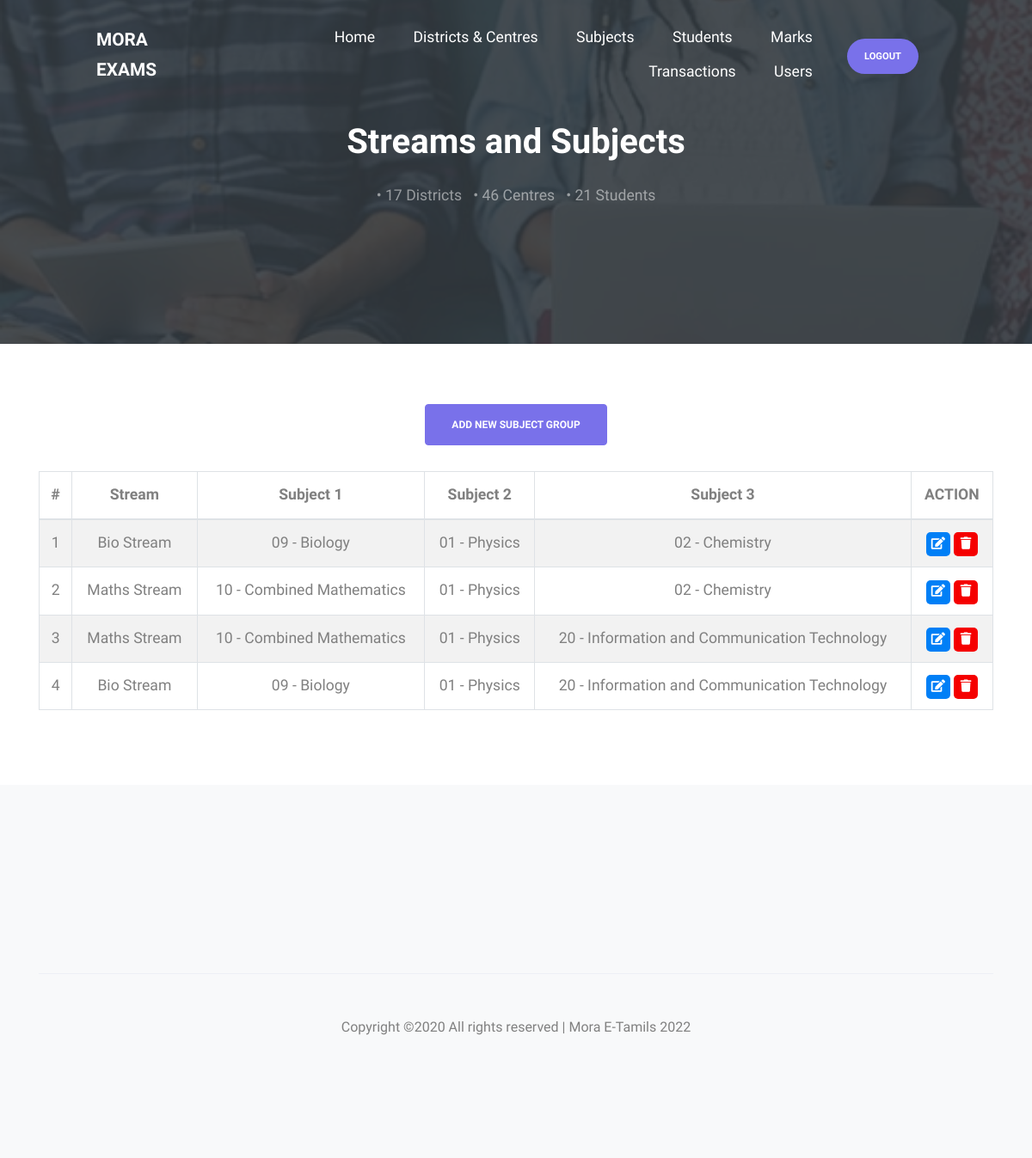
Page /admin/subjects.php (signed in) on the committed database.
### tables this page shows
CREATE TABLE `tbl_subjects` (
  `subject_group_id` varchar(100) NOT NULL,
  `stream_id` int(1) NOT NULL,
  `subject1_number` varchar(2) NOT NULL,
  `subject1_name` varchar(255) NOT NULL,
  `subject2_number` varchar(2) NOT NULL,
  `subject2_name` varchar(255) NOT NULL,
  `subject3_number` varchar(2) NOT NULL,
  `subject3_name` varchar(255) NOT NULL
);

CREATE TABLE `tbl_streams` (
  `stream_id` int(1) NOT NULL,
  `stream` varchar(255) NOT NULL
);

### admin/subjects.php (the view, shortened to what this page needs)
<?php
include_once("header.php");
include_once("subjects.banner.php");
?>
<div class="site-section">
    <div class="container">
        <?php if($_SESSION['user_status']=='2'){ ?>
            <div class="justify-content-center align-items-center text-center">
                <a href="subject.add.php"><button type="button" class="btn btn-primary">Add New Subject Group</button></a>
            </div>
        <?php } ?>
        <br>
        <div class="table-responsive text-center">
            <table class="table table-striped table-bordered">
                <thead class="text-center">
                    <tr>
                        <th>#</th>
                        <th>Stream</th>
                        <th>Subject 1</th>
                        <th>Subject 2</th>
                        <th>Subject 3</th>
                        <?php if($_SESSION['user_status']=='2'){ ?> <th>ACTION</th> <?php } ?>
                    </tr>
                </thead>
                <tbody>
                    <?php
                        $sql_subject = "SELECT A.*, B.stream FROM tbl_subjects A, tbl_streams B WHERE A.stream_id = B.stream_id ORDER BY A.subject_group_id ASC";
                        $result_subject = mysqli_query($db, $sql_subject);
                        if(mysqli_num_rows($result_subject) > 0){
                            $i=0;
                            while($row_subject = mysqli_fetch_assoc($result_subject)){
                                $i++;
                            ?>
                            <tr>
                                <td><?php echo $i ?></td>
                                <td><?php echo $row_subject['stream'] ?></td>
                                <td><?php echo $row_subject['subject1_number']." - ".$row_subject['subject1_name']; ?></td>
                                <td><?php echo $row_subject['subject2_number']." - ".$row_subject['subject2_name']; ?></td>
                                <td><?php echo $row_subject['subject3_number']." - ".$row_subject['subject3_name']; ?></td>
                                <?php
                                if($_SESSION['user_status']=='2'){ ?>
                                <td>
                                    <button type="button" class="btn-edit" onclick="location.href='assets/subject_group.edit.php?subject_group_id=<?php echo $row_subject['subject_group_id']; ?>'"><i class="fa fa-edit"></i></button>
                                    <button type="button" class="btn-delete" onclick="location.href='assets/subject_group.delete.php?subject_group_id=<?php echo $row_subject['subject_group_id']; ?>'"><i class="fa fa-trash"></i></button>
                                </td>
                                <?php } ?>
                            </tr>
                    <?php } } else { ?>
                        <tr><td class="text-center" colspan="6">No records found.</td></tr>
                    <?php } ?>
                </tbody>
            </table>
        </div>
    </div>
</div>
<?php
include_once("footer.php");
?>

### admin/header.php (shortened to what this page needs)
<?php
include_once("db_config.php");
$sql_districts = "SELECT * FROM tbl_exam_districts ORDER BY district ASC";
$result_districts = mysqli_query($db, $sql_districts);
$total_districts = mysqli_num_rows($result_districts);
$sql_centres = "SELECT * FROM tbl_exam_centres";
$result_centres = mysqli_query($db, $sql_centres);
$total_centres = mysqli_num_rows($result_centres);
$sql_students = "SELECT * FROM tbl_students";
$result_students = mysqli_query($db, $sql_students);
$total_students = mysqli_num_rows($result_students);
?>
<!DOCTYPE html>
<html lang="en">
  <head>
    <link rel="stylesheet" href="https://use.fontawesome.com/releases/v5.8.1/css/all.css">
    <link rel="stylesheet" href="fonts/icomoon/style.css">
    <link rel="stylesheet" href="css/bootstrap.min.css">
    <link rel="stylesheet" href="css/jquery-ui.css">
    <link rel="stylesheet" href="css/owl.carousel.min.css">
    <link rel="stylesheet" href="css/owl.theme.default.min.css">
    <link rel="stylesheet" href="css/owl.theme.default.min.css">
    <link rel="stylesheet" href="css/jquery.fancybox.min.css">
    <link rel="stylesheet" href="css/bootstrap-datepicker.css">
    <link rel="stylesheet" href="fonts/flaticon/font/flaticon.css">
    <link rel="stylesheet" href="css/aos.css">
    <link rel="stylesheet" href="css/style.css">
    <link rel="stylesheet" href="css/style_custom.css?v=<?php echo time();?>">
  </head>
  <body data-spy="scroll" data-target=".site-navbar-target" data-offset="300">
  <div class="site-wrap">
    <header class="site-navbar py-4 js-sticky-header site-navbar-target" role="banner">
      <div class="container-fluid">
        <div class="d-flex align-items-center">
          <div class="site-logo mr-auto w-5"><a href="index.php">MORA EXAMS</a></div>
          <?php if(isset($_SESSION["user_id"])){ ?>
          <div class="mx-auto text-center">
            <nav class="site-navigation position-relative text-right" role="navigation">
              <ul class="site-menu main-menu js-clone-nav mx-auto d-none d-lg-block  m-0 p-0">
                <li><a href="home.php" class="nav-link">Home</a></li>
                <li><a href="districts_and_centres.php" class="nav-link">Districts & Centres</a></li>
                <li><a href="subjects.php" class="nav-link">Subjects</a></li>
                <li><a href="students.php" class="nav-link">Students</a></li>
                <li class="nav-item dropdown">
                  <a class="nav-link" href="#" id="navbarDropdownMenuLink" role="button" data-toggle="dropdown" aria-haspopup="true" aria-expanded="false">Marks</a>
                </li>
                <li><a href="transactions.php" class="nav-link">Transactions</a></li>
                <li><a href="users.php" class="nav-link">Users</a></li>
              </ul>
            </nav>
          </div>
          <div class="ml-auto w-5">
            <nav class="site-navigation position-relative text-right" role="navigation">
              <ul class="site-menu main-menu site-menu-dark js-clone-nav mr-auto d-none d-lg-block m-0 p-0">
                <li class="cta"><a href="logout.php" class="nav-link"><span>Logout</span></a></li>
              </ul>
            </nav>
          </div>
          <?php } ?>
        </div>
      </div>
    </header>

### admin/subjects.banner.php
<div class="intro-section single-cover" id="home-section">
    <div class="slide-1 " style="background-image: url('images/img_2.jpg');" data-stellar-background-ratio="0.5">
        <div class="container">
            <div class="row align-items-center">
                <div class="col-12">
                    <div class="row justify-content-center align-items-center text-center">
                    <div class="col-lg-6">
                        <h1 data-aos="fade-up" data-aos-delay="0">Streams and Subjects</h1>
                        <p data-aos="fade-up" data-aos-delay="100">&bullet; <?php echo $total_districts ?> Districts &nbsp; &bullet; <?php echo $total_centres ?> Centres &nbsp; &bullet; <?php echo $total_students ?> Students</p>
                    </div>
                    </div>
                </div>
            </div>
        </div>
    </div>
</div>

### admin/footer.php (shortened to what this page needs)
    <footer class="footer-section bg-light">
      <div class="container">
        <div class="row pt-5 mt-5 text-center">
          <div class="col-md-12">
            <div class="border-top pt-5">
                <p>
                    Copyright &copy;<script>document.write(new Date().getFullYear());</script> All rights reserved | Mora E-Tamils <script>document.write(new Date().getFullYear()+2);</script>
                </p>
            </div>
          </div>
        </div>
      </div>
    </footer>
  </div>
  </body>
</html>

### admin/css/style.css (style rules this page uses)
body { line-height: 1.7; color: gray; font-weight: 300; font-size: 1.1rem; }
a { -webkit-transition: .3s all ease; -o-transition: .3s all ease; transition: .3s all ease; }
h1, h2, h3, h4, h5, .h1, .h2, .h3, .h4, .h5 { font-family: "Muli", -apple-system, BlinkMacSystemFont, "Segoe UI", Roboto, "Helvetica Neue", Arial, sans-serif, "Apple Color Emoji", "Segoe UI Emoji", "Segoe UI Symbol", "Noto Color Emoji"; }
.site-wrap:before { display: none; -webkit-transition: .3s all ease-in-out; -o-transition: .3s all ease-in-out; transition: .3s all ease-in-out; background: rgba(0, 0, 0, 0.6); content: ""; position: absolute; z-index: 2000; top: 0; left: 0; right: 0; bottom: 0; opacity: 0; visibility: hidden; }
.btn { text-transform: uppercase; font-size: 12px; font-weight: 900; padding: 14px 30px; }
.site-section { padding: 2.5em 0; }
@media (min-width: 768px) { .site-section { padding: 5em 0; } }
.border-top { border-top: 1px solid #edf0f5 !important; }
.site-logo { position: relative; font-weight: 900; font-size: 1.3rem; }
.site-logo a { color: #fff; }
.site-navbar { margin-bottom: 0px; z-index: 1999; position: absolute; width: 100%; }
.site-navbar .container-fluid { padding-left: 7rem; padding-right: 7rem; }
.site-navbar .site-navigation .site-menu { margin-bottom: 0; }
.site-navbar .site-navigation .site-menu a { text-decoration: none !important; display: inline-block; }
.site-navbar .site-navigation .site-menu > li { display: inline-block; }
.site-navbar .site-navigation .site-menu > li > a { padding: 5px 20px; color: #fff; display: inline-block; text-decoration: none !important; }
.site-navbar .site-navigation .site-menu.site-menu-dark > li > a { color: #000; }
.site-mobile-menu .site-nav-wrap { padding: 0; margin: 0; list-style: none; position: relative; }
.site-mobile-menu .site-nav-wrap a { padding: 10px 20px; display: block; position: relative; color: #212529; }
.site-mobile-menu .site-nav-wrap li { position: relative; display: block; }
.site-mobile-menu .site-nav-wrap > li { display: block; position: relative; float: left; width: 100%; }
.site-mobile-menu .site-nav-wrap > li > a { padding-left: 20px; font-size: 20px; }
.sticky-wrapper .site-navbar { -webkit-transition: .3s all ease; -o-transition: .3s all ease; transition: .3s all ease; }
.sticky-wrapper .site-navbar .site-menu > li { display: inline-block; }
.intro-section { position: relative; }
.intro-section, .intro-section .container > .row { height: 100vh; min-height: 900px; }
.intro-section.single-cover, .intro-section.single-cover .container > .row { height: 50vh; min-height: 400px; }
.intro-section h1 { font-size: 2.5rem; font-weight: 700; color: #fff; margin-bottom: 1.5rem; }
.intro-section p { color: rgba(255, 255, 255, 0.5); font-size: 1.1rem; }
.slide-1 { background-size: cover; background-position: center; }
.slide-1:before { content: ""; position: absolute; height: 100%; width: 100%; background: #343a40; opacity: .9; border-bottom-right-radius: 0px; }
.site-section { padding: 4em 0; position: relative; }
.cta a span { border-color: #7971ea; padding: 14px 20px; color: #fff; background: #7971ea; border-radius: 30px; font-size: .7rem; font-weight: 900; text-transform: uppercase; -webkit-transition: .3s all ease; -o-transition: .3s all ease; transition: .3s all ease; }
.footer-section { padding: 7em 0; background-color: #fafafa; }
.footer-section p { font-size: 1rem; }

### admin/css/style_custom.css (style rules this page uses)
.btn-edit { width: 28px; height: 28px; border:none; box-shadow: none; background-color: #007ff6; color: white; border-radius: 5px; font-size: 0.9rem; text-align: center; cursor: pointer; }
.btn-delete { width: 28px; height: 28px; border:none; box-shadow: none; background-color: #f50000; color: white; border-radius: 5px; font-size: 0.9rem; text-align: center; cursor: pointer; }

### rows in the picture
tbl_subjects: stream.stream "Bio Stream", subject1_number "09", subject1_name "Biology", subject2_number "01", subject2_name "Physics", subject3_number "02", subject3_name "Chemistry"
tbl_subjects: stream.stream "Maths Stream", subject1_number "10", subject1_name "Combined Mathematics", subject2_number "01", subject2_name "Physics", subject3_number "02", subject3_name "Chemistry"
tbl_subjects: stream.stream "Maths Stream", subject1_number "10", subject1_name "Combined Mathematics", subject2_number "01", subject2_name "Physics", subject3_number "20", subject3_name "Information and Communication Technology"
tbl_subjects: stream.stream "Bio Stream", subject1_number "09", subject1_name "Biology", subject2_number "01", subject2_name "Physics", subject3_number "20", subject3_name "Information and Communication Technology"

### other values in the picture
$total_districts "17"
$total_centres "46"
$total_students "21"
